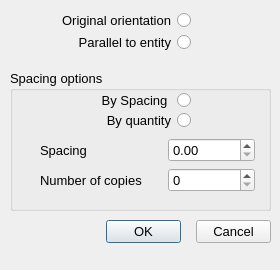
<?xml version="1.0" encoding="UTF-8"?>
<ui version="4.0">
 <class>CopyAlong_Dialog</class>
 <widget class="QDialog" name="CopyAlong_Dialog">
  <property name="geometry">
   <rect>
    <x>0</x>
    <y>0</y>
    <width>280</width>
    <height>270</height>
   </rect>
  </property>
  <property name="minimumSize">
   <size>
    <width>252</width>
    <height>270</height>
   </size>
  </property>
  <property name="maximumSize">
   <size>
    <width>287</width>
    <height>270</height>
   </size>
  </property>
  <property name="font">
   <font>
    <pointsize>10</pointsize>
   </font>
  </property>
  <property name="windowTitle">
   <string>Copy along options</string>
  </property>
  <widget class="QPushButton" name="_2">
   <property name="geometry">
    <rect>
     <x>196</x>
     <y>220</y>
     <width>75</width>
     <height>23</height>
    </rect>
   </property>
   <property name="text">
    <string>Cancel</string>
   </property>
   <property name="autoDefault">
    <bool>false</bool>
   </property>
  </widget>
  <widget class="QPushButton" name="_1">
   <property name="geometry">
    <rect>
     <x>106</x>
     <y>220</y>
     <width>75</width>
     <height>23</height>
    </rect>
   </property>
   <property name="text">
    <string>OK</string>
   </property>
   <property name="default">
    <bool>true</bool>
   </property>
  </widget>
  <widget class="QRadioButton" name="_100">
   <property name="geometry">
    <rect>
     <x>54</x>
     <y>10</y>
     <width>137</width>
     <height>20</height>
    </rect>
   </property>
   <property name="layoutDirection">
    <enum>Qt::RightToLeft</enum>
   </property>
   <property name="text">
    <string>Original orientation</string>
   </property>
  </widget>
  <widget class="QRadioButton" name="_101">
   <property name="geometry">
    <rect>
     <x>54</x>
     <y>32</y>
     <width>137</width>
     <height>20</height>
    </rect>
   </property>
   <property name="layoutDirection">
    <enum>Qt::RightToLeft</enum>
   </property>
   <property name="text">
    <string>Parallel to entity</string>
   </property>
  </widget>
  <widget class="QGroupBox" name="groupBox">
   <property name="geometry">
    <rect>
     <x>10</x>
     <y>70</y>
     <width>261</width>
     <height>141</height>
    </rect>
   </property>
   <property name="title">
    <string>Spacing options</string>
   </property>
   <widget class="QRadioButton" name="_102">
    <property name="geometry">
     <rect>
      <x>-30</x>
      <y>20</y>
      <width>211</width>
      <height>20</height>
     </rect>
    </property>
    <property name="layoutDirection">
     <enum>Qt::RightToLeft</enum>
    </property>
    <property name="text">
     <string> By Spacing </string>
    </property>
   </widget>
   <widget class="QRadioButton" name="_103">
    <property name="geometry">
     <rect>
      <x>-30</x>
      <y>40</y>
      <width>211</width>
      <height>20</height>
     </rect>
    </property>
    <property name="layoutDirection">
     <enum>Qt::RightToLeft</enum>
    </property>
    <property name="text">
     <string>By quantity</string>
    </property>
   </widget>
   <widget class="QLabel" name="label_4">
    <property name="geometry">
     <rect>
      <x>30</x>
      <y>100</y>
      <width>151</width>
      <height>21</height>
     </rect>
    </property>
    <property name="text">
     <string>Number of copies</string>
    </property>
   </widget>
   <widget class="QLabel" name="label_3">
    <property name="geometry">
     <rect>
      <x>30</x>
      <y>70</y>
      <width>117</width>
      <height>21</height>
     </rect>
    </property>
    <property name="text">
     <string>Spacing</string>
    </property>
   </widget>
   <widget class="RCDoubleSpinBox" name="_104">
    <property name="geometry">
     <rect>
      <x>158</x>
      <y>68</y>
      <width>87</width>
      <height>24</height>
     </rect>
    </property>
    <property name="maximum">
     <double>100000000.000000000000000</double>
    </property>
   </widget>
   <widget class="RCIntegerSpinBox" name="_105">
    <property name="geometry">
     <rect>
      <x>158</x>
      <y>98</y>
      <width>87</width>
      <height>24</height>
     </rect>
    </property>
    <property name="maximum">
     <number>10000</number>
    </property>
   </widget>
  </widget>
 </widget>
 <customwidgets>
  <customwidget>
   <class>RCDoubleSpinBox</class>
   <extends>QDoubleSpinBox</extends>
   <header>../RealCADQt/source/rcdoublespinbox.h</header>
  </customwidget>
  <customwidget>
   <class>RCIntegerSpinBox</class>
   <extends>QSpinBox</extends>
   <header>../RealCADQt/source/rcintegerspinbox.h</header>
  </customwidget>
 </customwidgets>
 <tabstops>
  <tabstop>_100</tabstop>
  <tabstop>_101</tabstop>
  <tabstop>_104</tabstop>
  <tabstop>_105</tabstop>
  <tabstop>_1</tabstop>
  <tabstop>_2</tabstop>
  <tabstop>_103</tabstop>
  <tabstop>_102</tabstop>
 </tabstops>
 <resources/>
 <connections/>
</ui>
